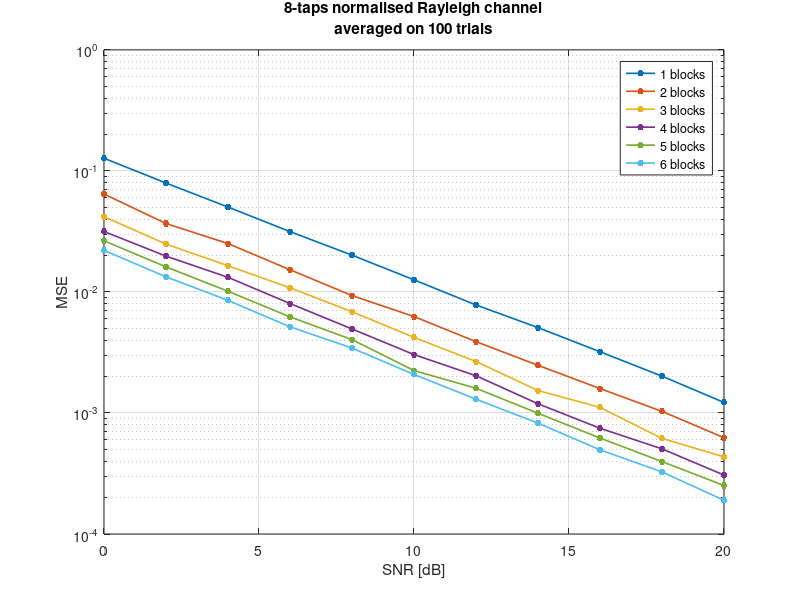

Recreate this plot in MATLAB.
%% code for step 3
close all;
clearvars;

%% parameters
N = 128; % number of subcarriers
L = 8; % length of the channel coefficients

M = 100; % number of trials
SNR = linspace(0,20,11); % db
Es_N0 = 10.^(SNR/10); % noise power
N_SNR = length(Es_N0);
mse = zeros(N_SNR,M);


for N_blocks=1:6 % number of blocks of training sequence
    I = repmat((-1).^(0:N-1)',N_blocks,1); % training sequence
    W = repmat(dftmtx(N),N_blocks,1); % dft matrix
    for i=1:N_SNR
        for j=1:M
            % channel
            hTrue = 1/sqrt(2)*(randn(L,1)+1i*randn(L,1));
            hTrue = hTrue/norm(hTrue);
            lambda = repmat(fft(hTrue,N),N_blocks,1);
            
            % noise
            noise = sqrt((Es_N0(i)).^-1)*(randn(N_blocks*N,1)+1i*randn(N_blocks*N,1));
            
            % received signal
            r = lambda.*I+noise;
            
            % ML estimator
            A = (I.*W(:,1:L));
            hEst = A\r;
            
            mse(i,j) = (hTrue-hEst(1:L))'*(hTrue-hEst(1:L));
        end
    end
    mse = mean(mse,2);
    
    semilogy(SNR,mse,'.-','linewidth',1.2,'markersize',15); hold on;
    xlabel('SNR [dB]');
    ylabel('MSE');
    label{N_blocks}=sprintf('%d blocks',N_blocks);
end
title(sprintf('%d-taps normalised Rayleigh channel\naveraged on %d trials',L,M));
legend(label);
grid on;

